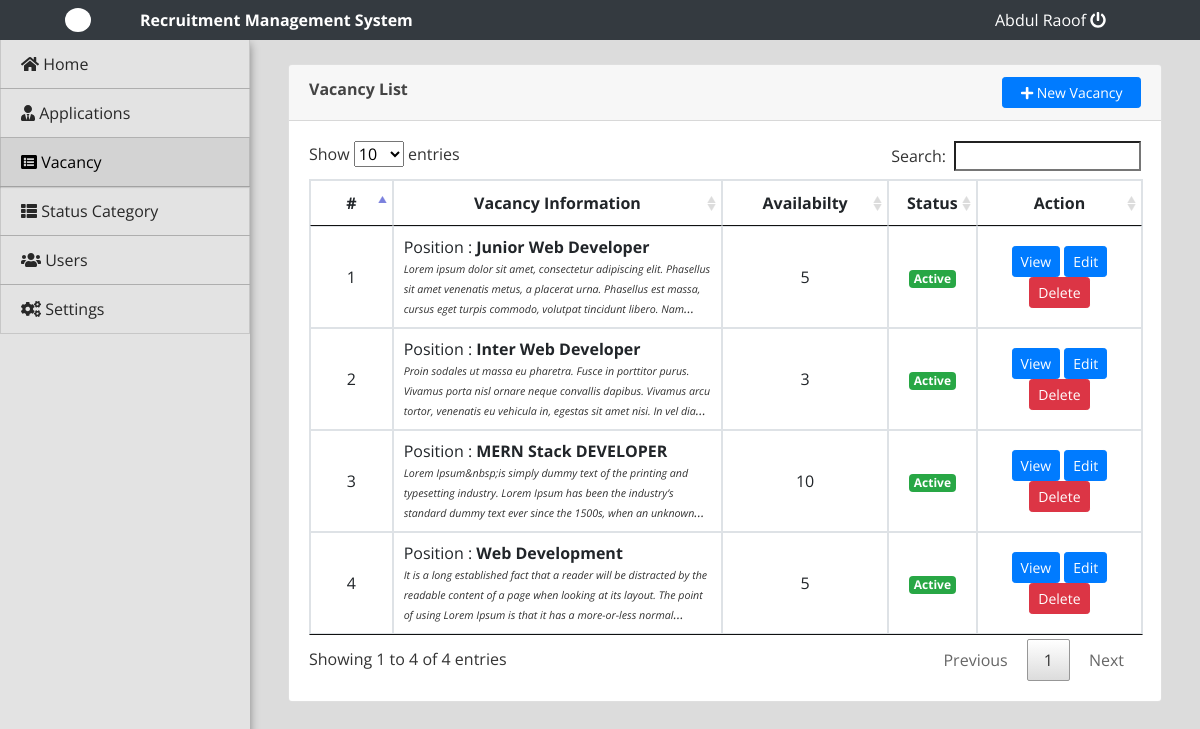
Page /admin/index.php?page=vacancy (signed in) on the committed database.
### tables this page shows
CREATE TABLE `vacancy` (
  `id` int(30) NOT NULL,
  `position` varchar(200) NOT NULL,
  `availability` int(30) NOT NULL,
  `description` text NOT NULL,
  `status` tinyint(1) NOT NULL DEFAULT 1,
  `date_created` datetime NOT NULL DEFAULT current_timestamp()
);

### admin/vacancy.php (the view, shortened to what this page needs)
<?php include('db_connect.php');?>
<div class="container-fluid">
	<div class="col-lg-12">
		<div class="row">
			<div class="col-md-12">
				<div class="card">
					<div class="card-header">
						<div class="row">
							<div class="col-lg-12">
								<span><large><b>Vacancy List</b></large></span>
								<button class="btn btn-sm btn-block btn-primary btn-sm col-md-2 float-right" type="button" id="new_vacancy"><i class="fa fa-plus"></i> New Vacancy</button>
							</div>
						</div>
					</div>
					<div class="card-body">
						<table class="table table-bordered table-hover">
							<colgroup>
								<col width="10%">
								<col width="40%">
								<col width="20%">
								<col width="10%">
								<col width="20%">
							</colgroup>
							<thead>
								<tr>
									<th class="text-center">#</th>
									<th class="text-center">Vacancy Information</th>
									<th class="text-center">Availabilty</th>
									<th class="text-center">Status</th>
									<th class="text-center">Action</th>
								</tr>
							</thead>
							<tbody>
								<?php
								$i = 1;
								$plan = $conn->query("SELECT * FROM vacancy order by id asc");
								while($row=$plan->fetch_assoc()):
									$trans = get_html_translation_table(HTML_ENTITIES,ENT_QUOTES);
									unset($trans["\""], $trans["<"], $trans[">"], $trans["<h2"]);
									$desc = strtr(html_entity_decode($row['description']),$trans);
									$desc=str_replace(array("<li>","</li>"), array("",","), $desc);
								?>
								<tr>
									<td class="text-center"><?php echo $i++ ?></td>
									<td class="">
										<p>Position : <b><?php echo $row['position'] ?></b></p>
										<p class=" truncate"><i><small><?php echo strip_tags($desc) ?></small></i></p>
									</td>
									<td class="text-center">
										<?php echo $row['availability'] ?>
									</td>
									<td class="text-center">
										<?php if($row['status'] == 1): ?>
											<span class="badge badge-success">Active</span>
										<?php else: ?>
											<span class="badge badge-danger">Closed</span>
										<?php endif; ?>
									</td>
									<td class="text-center">
										<button class="btn btn-sm btn-primary view_vacancy" type="button" data-id="<?php echo $row['id'] ?>" >View</button>
										<button class="btn btn-sm btn-primary edit_vacancy" type="button" data-id="<?php echo $row['id'] ?>" >Edit</button>
										<button class="btn btn-sm btn-danger delete_vacancy" type="button" data-id="<?php echo $row['id'] ?>">Delete</button>
									</td>
								</tr>
								<?php endwhile; ?>
							</tbody>
						</table>
					</div>
				</div>
			</div>
		</div>
	</div>
</div>

### admin/index.php (shortened to what this page needs)
<!DOCTYPE html>
<html lang="en">
<head>
<?php
 include('./header.php');
 ?>
</head>
<body>
	<?php include 'topbar.php' ?>
	<?php include 'navbar.php' ?>
  <main id="view-panel" >
      <?php $page = isset($_GET['page']) ? $_GET['page'] :'home'; ?>
  	<?php include $page.'.php' ?>
  </main>
</body>
</html>

### admin/header.php (shortened to what this page needs)
  <link rel="stylesheet" href="assets/font-awesome/css/all.min.css">
<link href="assets/vendor/bootstrap/css/bootstrap.min.css" rel="stylesheet">
<link href="assets/vendor/icofont/icofont.min.css" rel="stylesheet">
<link href="assets/vendor/boxicons/css/boxicons.min.css" rel="stylesheet">
<link href="assets/vendor/venobox/venobox.css" rel="stylesheet">
<link href="assets/vendor/animate.css/animate.min.css" rel="stylesheet">
<link href="assets/vendor/remixicon/remixicon.css" rel="stylesheet">
<link href="assets/vendor/owl.carousel/assets/owl.carousel.min.css" rel="stylesheet">
<link href="assets/vendor/bootstrap-datepicker/css/bootstrap-datepicker.min.css" rel="stylesheet">
<link href="assets/DataTables/datatables.min.css" rel="stylesheet">
<link href="assets/css/jquery.datetimepicker.min.css" rel="stylesheet">
<link href="assets/css/select2.min.css" rel="stylesheet">
<link href="assets/css/style.css" rel="stylesheet">
<link type="text/css" rel="stylesheet" href="assets/css/jquery-te-1.4.0.css">

### admin/topbar.php (shortened to what this page needs)
<nav class="navbar navbar-light fixed-top bg-dark" style="padding:0;">
  <div class="container-fluid mt-2 mb-2">
  	<div class="col-lg-12">
  		<div class="col-md-1 float-left" style="display: flex;">
  			<div class="logo">
  				<img src="./assets/img/recruitment-logo.jpg" alt="">
  			</div>
  		</div>
      <div class="col-md-4 float-left text-white">
        <large><b>Recruitment Management System</b></large>
      </div>
	  	<div class="col-md-2 float-right text-white">
	  		<a href="ajax.php?action=logout" class="text-white"><?php echo $_SESSION['login_name'] ?> <i class="fa fa-power-off"></i></a>
	    </div>
    </div>
  </div>
</nav>

### admin/navbar.php (shortened to what this page needs)
<nav id="sidebar" class='mx-lt-5' >
		<div class="sidebar-list">
				<a href="index.php?page=home" class="nav-item nav-home"><span class='icon-field'><i class="fa fa-home"></i></span> Home</a>
				<a href="index.php?page=applications" class="nav-item nav-applications"><span class='icon-field'><i class="fa fa-user-tie"></i></span> Applications</a>
				<a href="index.php?page=vacancy" class="nav-item nav-vacancy"><span class='icon-field'><i class="fa fa-list-alt"></i></span> Vacancy</a>
				<a href="index.php?page=recruitment_status" class="nav-item nav-recruitment_status"><span class='icon-field'><i class="fa fa-th-list"></i></span> Status Category</a>
				<?php if($_SESSION['login_type'] == 1): ?>
				<a href="index.php?page=users" class="nav-item nav-users"><span class='icon-field'><i class="fa fa-users"></i></span> Users</a>
				<a href="index.php?page=site_settings" class="nav-item nav-site_settings"><span class='icon-field'><i class="fa fa-cogs"></i></span> Settings</a>
			<?php endif; ?>
		</div>
</nav>

### admin/assets/css/style.css (style rules this page uses)
body { font-family: "Open Sans", sans-serif; color: #444444; width: 100%; height: calc(100%); }
a { color: #1977cc; }
.logo { overflow:hidden; }
.logo>img { width: 26px; height: 15px; object-fit: cover; transform: scale(1.5); }
nav#sidebar { height: calc(100%); position: fixed; z-index: 99; left: 0; top: 39px; width: 250px; background-color: #e3e3e3; box-shadow: 0 5px 9px #0006; }
a.nav-item { position: relative; display: block; padding: .75rem 1.25rem; margin-bottom: -1px; border: 1px solid rgba(0,0,0,.125); color: #282828; }
a.nav-item:hover, .nav-item.active { background-color: #ccccccad; color: #000; box-shadow: -1px 1px 1px #0000001c; }
main#view-panel { margin-left: 250px; width:calc(100% - 250px); margin-top: 3.5rem; padding: .5em }
.truncate { overflow: hidden; text-overflow: ellipsis; display: -webkit-box; -webkit-line-clamp: 3; -webkit-box-orient: vertical; font-size: smaller; color: #000000cf; font-style: italic; }

### admin/index.php (style rules this page uses)
body { background: #80808045; }

### admin/topbar.php (style rules this page uses)
.logo { margin: auto; background: white; border-radius: 50% 50%; color: #000000b3; }

### admin/vacancy.php (style rules this page uses)
td { vertical-align: middle !important; }
td p { margin: unset }
img { max-width:100px; max-height: :150px; }

### rows in the picture
vacancy: position "Junior Web Developer", description "Lorem ipsum dolor sit amet, consectetur adipiscing elit. Phasellus sit amet venenatis metus, a placerat urna. Phasellus est massa, cursus eget turpis commodo, volutpat tincidunt libero.…", availability "5", status "Active"
vacancy: position "Inter Web Developer", description "Proin sodales ut massa eu pharetra. Fusce in porttitor purus. Vivamus porta nisl ornare neque convallis dapibus. Vivamus arcu tortor, venenatis eu vehicula in, egestas sit amet nisi. In vel…", availability "3", status "Active"
vacancy: position "MERN Stack DEVELOPER", description "Lorem Ipsum&nbsp;is simply dummy text of the printing and typesetting industry. Lorem Ipsum has been the industry’s standard dummy text ever since the 1500s, when an…", availability "10", status "Active"
vacancy: position "Web Development", description "It is a long established fact that a reader will be distracted by the readable content of a page when looking at its layout. The point of using Lorem Ipsum is that it has a more-or-less…", availability "5", status "Active"

### other values in the picture
$_SESSION['login_name'] "Abdul Raoof"
